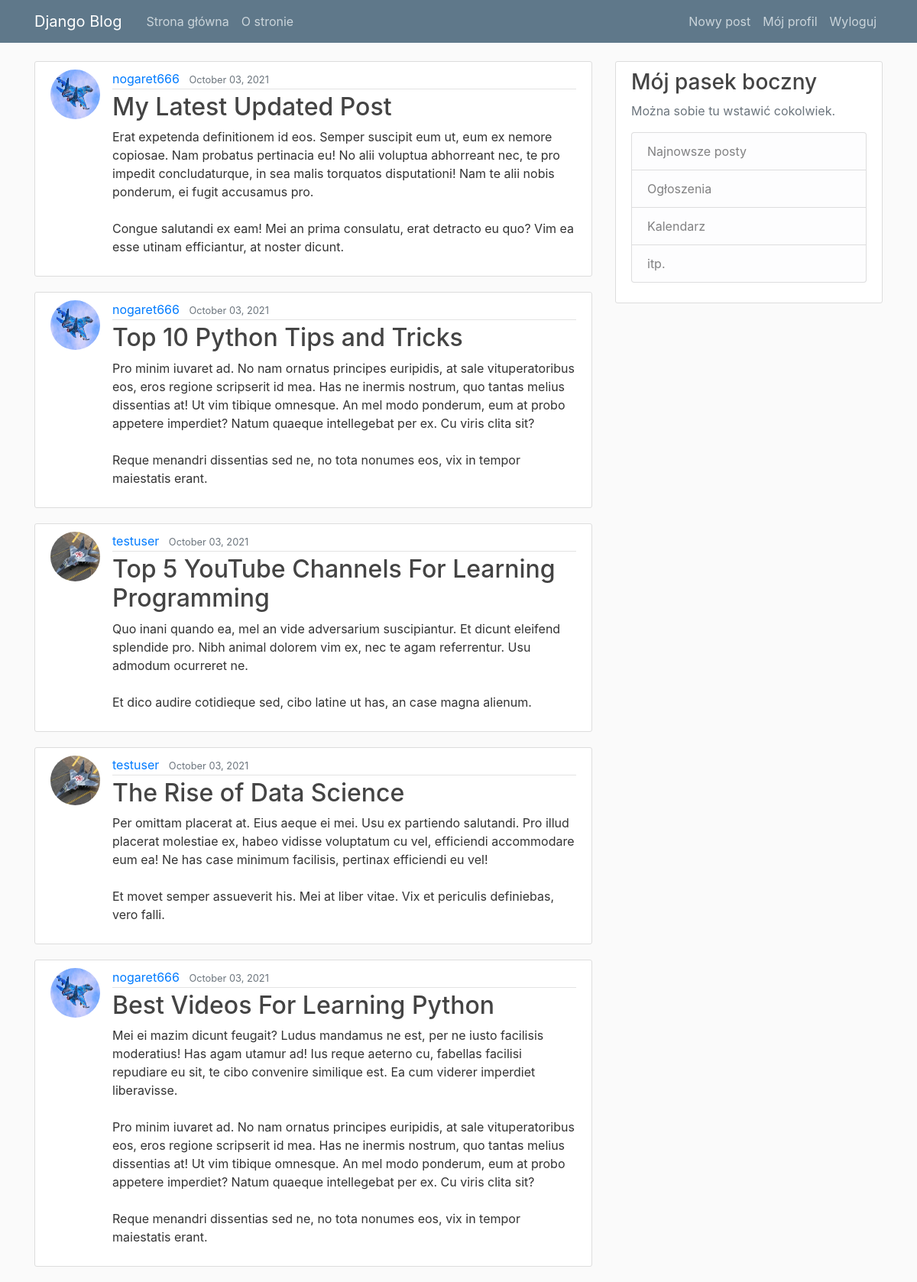
The app's page / (signed in) with its own data.
### blog/models.py (models this page shows, shortened)
class  Post(models.Model):
    title = models.CharField(max_length=100)
    content = models.TextField()
    date_posted = models.DateTimeField(default=timezone.now)
    author = models.ForeignKey(User, on_delete=models.CASCADE)

### users/models.py (models this page shows, shortened)
class Profile(models.Model):
    user = models.OneToOneField(User, on_delete=models.CASCADE)
    image = models.ImageField(default='default.jpg', upload_to='profile_pics')

### blog/views.py (the view)
# urls.py: path('', PostListView.as_view(), name='blog-home'),
class PostListView(ListView):
    model = Post
    template_name = 'blog/home.html' # <app>/<model>_<viewtype>.html
    context_object_name = 'posts'
    ordering = ['-date_posted']
    paginate_by = 5

### blog/templates/blog/home.html
{% extends "blog/base.html" %}
{% block content %}
{% for post in posts %}
<article class="media content-section">
  <img class="rounded-circle article-img" src="{{ post.author.profile.image.url }}">
    <div class="media-body">
      <div class="article-metadata">
        <a class="mr-2" href="#">{{ post.author }}</a>
        <small class="text-muted">{{ post.date_posted|date:"F d, Y" }}</small>
      </div>
      <h2><a class="article-title" href="{% url 'post-detail' post.id %}">{{ post.title }}</a></h2>
      <p class="article-content">{{ post.content }}</p>
    </div>
  </article>
{% endfor %}
{% endblock content %}

### blog/static/blog/main.css (style rules this page uses)
body { background: #fafafa; color: #333333; margin-top: 5rem; }
h1, h2, h3, h4, h5, h6 { color: #444444; }
.content-section { background: #ffffff; padding: 10px 20px; border: 1px solid #dddddd; border-radius: 3px; margin-bottom: 20px; }
.article-title { color: #444444; }
.article-content { white-space: pre-line; }
.article-img { height: 65px; width: 65px; margin-right: 16px; }
.article-metadata { padding-bottom: 1px; margin-bottom: 4px; border-bottom: 1px solid #e3e3e3 }

### records on screen
Post: author.profile.image (picture), author "nogaret666", date_posted "October 03, 2021", title "My Latest Updated Post", content "Erat expetenda definitionem id eos. Semper suscipit eum ut, eum ex nemore copiosae. Nam probatus pertinacia eu! No alii voluptua abhorreant nec, te pro impedit concludaturque, in sea malis torquatos disputationi! Nam te alii nobis ponderum, ei fugit accusamus pro. Congue salutandi ex eam! Mei an prima consulatu, erat detracto eu quo? Vim ea esse utinam efficiantur, at noster dicunt."
Post: author.profile.image (picture), author "nogaret666", date_posted "October 03, 2021", title "Top 10 Python Tips and Tricks", content "Pro minim iuvaret ad. No nam ornatus principes euripidis, at sale vituperatoribus eos, eros regione scripserit id mea. Has ne inermis nostrum, quo tantas melius dissentias at! Ut vim tibique omnesque. An mel modo ponderum, eum at probo appetere imperdiet? Natum quaeque intellegebat per ex. Cu viris clita sit? Reque menandri dissentias sed ne, no tota nonumes eos, vix in tempor maiestatis erant."
Post: author.profile.image (picture), author "testuser", date_posted "October 03, 2021", title "Top 5 YouTube Channels For Learning Programming", content "Quo inani quando ea, mel an vide adversarium suscipiantur. Et dicunt eleifend splendide pro. Nibh animal dolorem vim ex, nec te agam referrentur. Usu admodum ocurreret ne. Et dico audire cotidieque sed, cibo latine ut has, an case magna alienum."
Post: author.profile.image (picture), author "testuser", date_posted "October 03, 2021", title "The Rise of Data Science", content "Per omittam placerat at. Eius aeque ei mei. Usu ex partiendo salutandi. Pro illud placerat molestiae ex, habeo vidisse voluptatum cu vel, efficiendi accommodare eum ea! Ne has case minimum facilisis, pertinax efficiendi eu vel! Et movet semper assueverit his. Mei at liber vitae. Vix et periculis definiebas, vero falli."
Post: author.profile.image (picture), author "nogaret666", date_posted "October 03, 2021", title "Best Videos For Learning Python", content "Mei ei mazim dicunt feugait? Ludus mandamus ne est, per ne iusto facilisis moderatius! Has agam utamur ad! Ius reque aeterno cu, fabellas facilisi repudiare eu sit, te cibo convenire similique est. Ea cum viderer imperdiet liberavisse. Pro minim iuvaret ad. No nam ornatus principes euripidis, at sale vituperatoribus eos, eros regione scripserit id mea. Has ne inermis nostrum, quo tantas melius dissentias at! Ut vim tibique omnesque. An mel modo ponderum, eum at probo appetere imperdiet? Natum quaeque intellegebat per ex. Cu viris clita sit? Reque menandri dissentias sed ne, no tota nonumes eos, vix in tempor maiestatis erant."
